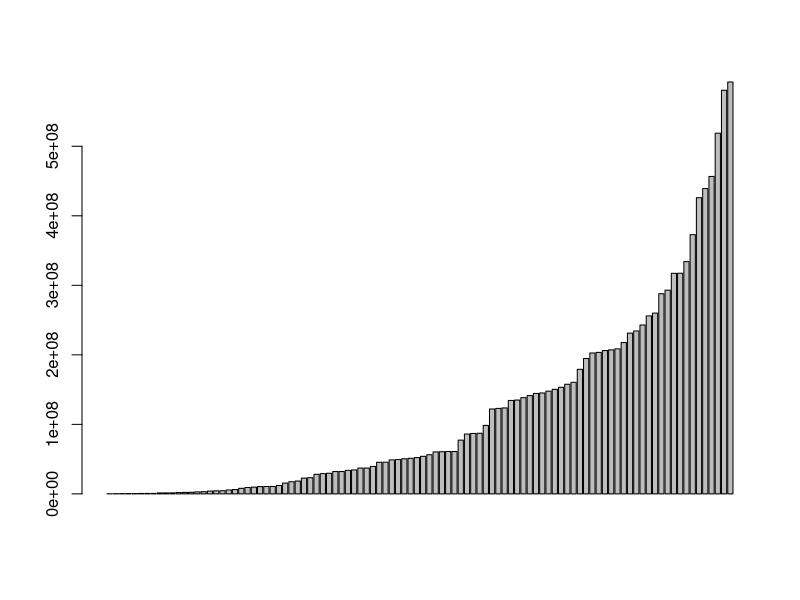
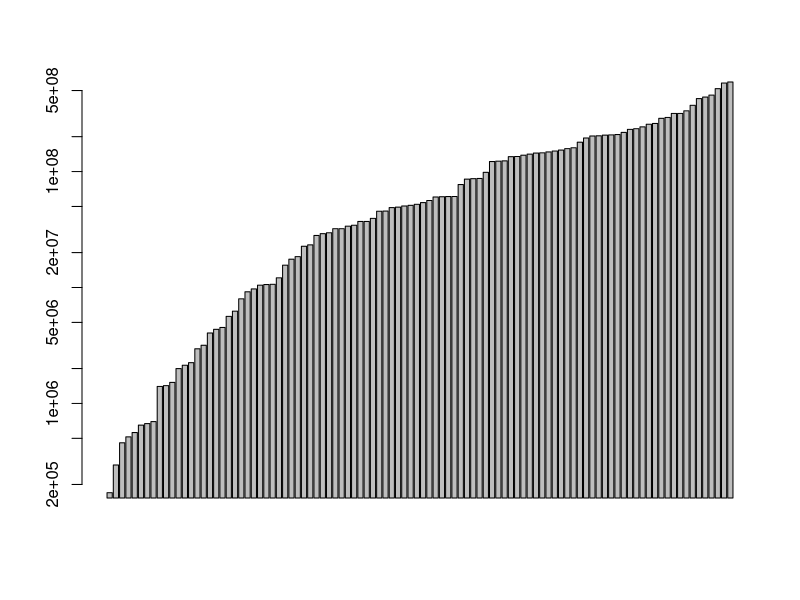
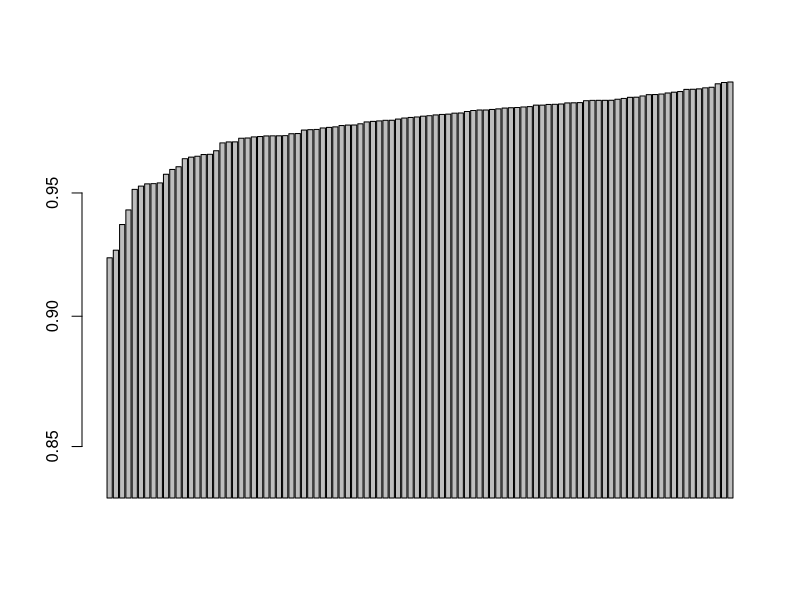
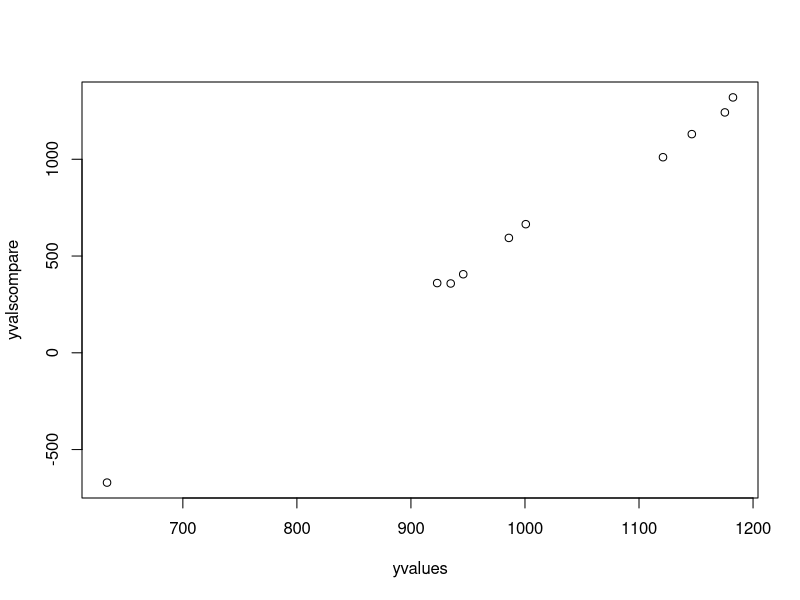
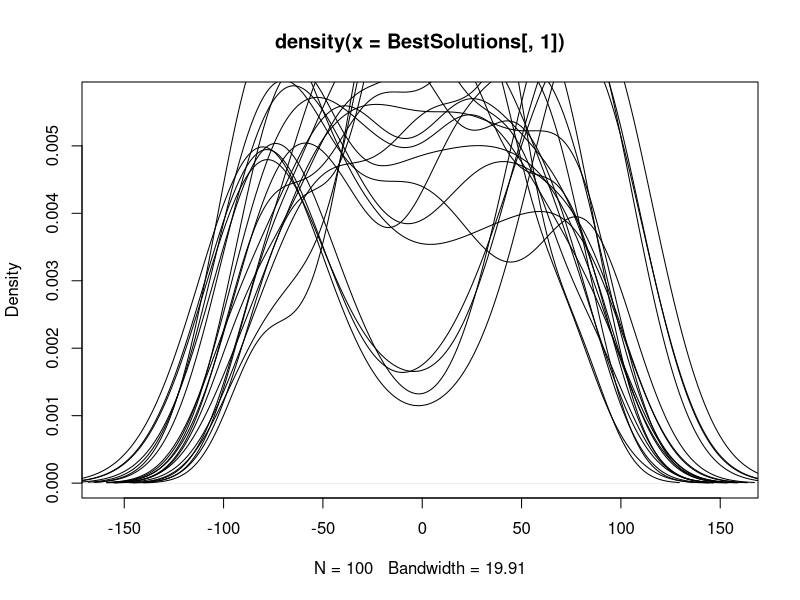

Recreate these plots in R, in order.
# Define functions --------------------------------------------------------

breed <- function(i,j, solutionstokeep=solutionstokeep, variables=variables) {
  bredsolution<-matrix(0,nrow=1, ncol=variables)
  for(k in 1:variables)
  {
    ifelse(runif(1)<threshold,
           bredsolution[1,k]<-solutionstokeep[i,k],
           bredsolution[1,k]<-solutionstokeep[j,k]
    )
  }
  bredsolution
}

mutate <- function(solution, mutatethreshold=0.1)
{
    mutatedsolution<-matrix(0, nrow=1,ncol=variables)
    for(k in 1:variables)
    {
        ifelse(runif(1)<mutatethreshold,
               mutatedsolution[1,k]<-solution[k],
               mutatedsolution[1,k]<-runif(1,-100,100)
               )
    }
    mutatedsolution
}

judgesolutions <- function(solutionset, yv=yvalues, xv=xvalues)
{
  metric<-rep(-1,dim(solutionset)[1])
  for(i in 1:dim(solutionset)[1])
  {
    solution1<-solutionset[i,]
    yvalues<-t(tcrossprod(solutionvector,as.matrix(datacreate)))
    yvi<-t(tcrossprod(solution1, as.matrix(xv)))
    metric[i]<-summary(lm(yv~yvi))$r.squared # this allows for there to be a big offset. Also, the correlation could be negative
  }    
  
  metric
}


# Create data -------------------------------------------------------------
# set.seed(665544)
# Let's do 10 variables and 100 observations
variables = 20
observations = 10
error = 5
datacenters<-runif(variables,-100,100)
loops = 100
iterations = 100
solutions = 100

datacreate<-matrix(nrow=observations, ncol=variables)

for(i in 1:variables)
{
  datacreate[,i]<-rnorm(observations, mean=datacenters[i], sd = sqrt(error))
}

## Create a formula for a model with a large number of variables:
xnam <- paste0("x", 1:variables)
colnames(datacreate)<-xnam
df<-as.data.frame(datacreate)
#let's try this formula: x1+5*x2+10*x3-7*x4+10*x5-x6+13.3*x7-12.8*x8+1.45*x9-20*x10
#solutionvector<-c(1, 5, 10, -7, 10, -1, 13.3, -12.8, 1.45, -20)
solutionvector<-round(runif(variables,-20,20))
sm<-as.matrix(solutionvector)
yvalues<-t(tcrossprod(solutionvector,as.matrix(datacreate)))
xvalues<-datacreate

xnam <- paste0("x", 1:variables)
colnames(xvalues)<-xnam
colnames(yvalues)<-"y"

df<-as.data.frame(xvalues)
df$y<-yvalues

(fmla <- as.formula(paste("y ~ ", paste(xnam, collapse= "+"))))

# Loop through the starting seeds
loops = 100 # for now, until I get mutate working, we're going to just do a bunch of loops
RMSEbest<-data.frame(RMSE=rep(-1000, loops))
Rsqbest<-data.frame(Rsq=rep(-1000, loops))
BestSolutions<-matrix(data=rep(-1000, variables*loops), nrow=loops, ncol=variables)


for(loop in 1:loops)
{

# Create First 100 solutions ----------------------------------------------
solutions = 100
newsolutions<-matrix(data=runif(solutions*variables,-100,100), nrow=solutions, ncol=variables)
RMSE<-data.frame(value=rep(-1000000, solutions))
Rsq<-data.frame(value=rep(-1000000, solutions))
solutionstokeep<-newsolutions


# Go through iterations ---------------------------------------------------
numIterations = 100
for(iter in 1:numIterations)
{

    print(paste("Loop", loop, "Iter", iter, "Curr. Solns",dim(unique(solutionstokeep))[1], "Best", max(Rsq$value), sep=" - "))
    (if (iter > 1 && dim(unique(solutionstokeep))[1]==1) break)
    solutioncenters<-newsolutions

    #recode Rsq df

#keep top ten solutions and breed them
    #reset Rsq and RMSE matrices
    Rsq<-data.frame(value=rep(2,dim(newsolutions)[1]))
    Rsq$value<-judgesolutions(newsolutions)
    solutionstokeep<-solutioncenters[rank(1-Rsq$value, ties.method = "first")<sqrt(solutions)+1,]

    newsolutions<-matrix(0,nrow=solutions, ncol=variables)

    threshold<-0.5
    mutatethreshold<-0.01
    for(i in 1:dim(solutionstokeep)[1])
      {
      for(j in 1:dim(solutionstokeep)[1])
        {
        #breeding i and j. For each parameter, keep i if random value is less than threshold, j if greater
        #This is the breed function
        newsolutions[10*(i-1)+j,]<-breed(i,j,solutionstokeep, variables)
        #Now mutate! if below threshold
        ifelse(runif(1)<mutatethreshold
               , newsolutions[10*(i-1)+j,]<-mutate(newsolutions[10*(i-1)+j,], mutatethreshold=0.1)
               , newsolutions[10*(i-1)+j,]<-newsolutions[10*(i-1)+j,]
        )
      }
    }
    
    
    
    #endIteration
}


solutionforloop<-unique(solutionstokeep)

for(i in 1:dim(solutionforloop)[1])
{
  smi<-solutionforloop[i,]
  yvi<-t(tcrossprod(smi,as.matrix(xvalues)))
  RMSE[i,]<-sum((yvi-yvalues)^2)/observations
  Rsq[i,]<-summary(lm(yvalues~yvi))$r.squared
}


#solutionvector
        BestSolutions[loop,]<-unique(solutionstokeep)[1,] #only one solution per loop
        RMSEbest[loop,]<-RMSE[1,] #only one solution per loop
        Rsqbest[loop,]<-Rsq[1,] #only one solution per loop

#end loop
}

# Show very best solution
barplot(sort(RMSEbest[[1]]))
barplot(sort(RMSEbest[[1]]), log="y")
barplot(sort(Rsqbest[[1]]), log="y")

solutiontocompare<-BestSolutions[rank(1-Rsqbest[[1]])==1,]

yvalscompare<-xvalues%*%solutiontocompare

plot(yvalues, yvalscompare)

plot(density(BestSolutions[,1]))
for(i in 2:dim(BestSolutions)[2])
{
  lines(density(BestSolutions[,i]))
}
  
